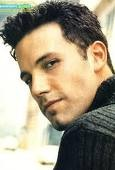
#> input picture Resources/Faces/train/Ben Afflek/1.jpg, 115 x 170 px, given in place of lena.png, which was not available
$ python chapter_2.py
#> lines starting #> are read from the running program, lines starting #| are printed output that depends on the picture; after the words box and inside, x2 and y2 are one past the last pixel; in counts of white or black regions, pixels touching at a corner belong together; pictures that were not available may be replaced by others from this repository, and a replacement may not be noted
from utils import *

path = lenaImg

img = cv.imread(path)
#> img is the input picture: shape (170, 115, 3); mean B, G, R 130.9, 151.7, 161.1

imgGray = cv.cvtColor(img, cv.COLOR_BGR2GRAY)
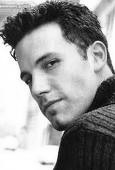
#> imgGray: shape (170, 115); min 0, max 255, mean 152.2

# (7,7) is kernel how many blur do you want
# kernel is a odd number
kernel_size = (7,7)
imgBlur_1 = cv.GaussianBlur(img, kernel_size, 0)

kernel_size = (3,3)
imgBlur_2 = cv.GaussianBlur(img, kernel_size, 0)
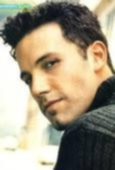
#> imgBlur_2: shape (170, 115, 3); mean B, G, R 130.9, 151.7, 161.1

imgCanny_1 = cv.Canny(img, 100, 100)
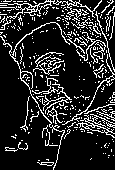
#> imgCanny_1: shape (170, 115); 16.4% white in thin lines or dots
imgCanny_2 = cv.Canny(img, 150, 200)
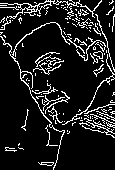
#> imgCanny_2: shape (170, 115); 12% white in thin lines or dots

kernel = np.ones((5,5), dtype=np.uint8)
imgDialation_1 = cv.dilate(imgCanny_1, kernel, iterations=1)
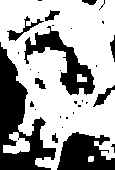
#> imgDialation_1: shape (170, 115); 64.8% white; 31 black regions (21 under 20 px), largest, box (x1, y1, x2, y2) and area: (0, 42, 56, 170) 3064, (24, 26, 95, 95) 1530, (57, 132, 115, 170) 1527
imgDialation_2 = cv.dilate(imgCanny_1, kernel, iterations=5)
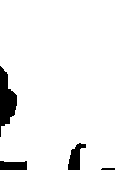
#> imgDialation_2: shape (170, 115); 93.9% white; 4 black regions, box (x1, y1, x2, y2) and area: (0, 66, 17, 137) 676, (68, 143, 86, 170) 268, (0, 161, 27, 170) 222, (101, 168, 115, 170) 27

imgEroded = cv.erode(imgDialation_1, kernel, iterations=1)
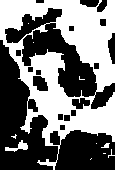
#> imgEroded: shape (170, 115); 46% white; 11 white regions (8 under 20 px), largest, box (x1, y1, x2, y2) and area: (0, 0, 115, 170) 8815, (5, 140, 28, 152) 112, (101, 143, 110, 148) 26

# [8 lines of commented-out code are left out]
cv.imshow('Erode Image', imgEroded)

cv.waitKey(0)

$ run again, on Resources/Faces/train/Ben Afflek/10.jpg
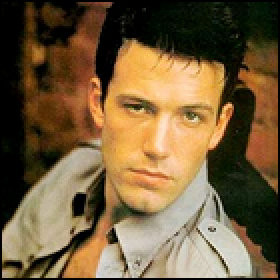
#> input picture Resources/Faces/train/Ben Afflek/10.jpg, 140 x 140 px, given in place of lena.png, which was not available (shown 2 times larger)
#> img is the input picture: shape (140, 140, 3); mean B, G, R 60.5, 93.3, 116
#> `imgCanny_1 = cv.Canny(img, 100, 100)`:
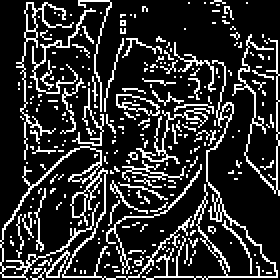
#> imgCanny_1: shape (140, 140) (shown 2 times larger); 18.4% white in thin lines or dots
#> imgCanny_2: shape (140, 140); 13.9% white in thin lines or dots
#> imgDialation_1: shape (140, 140); 76.5% white; 63 black regions (42 under 20 px), largest, box (x1, y1, x2, y2) and area: (0, 0, 11, 110) 963, (58, 0, 120, 33) 892, (106, 68, 140, 129) 811
#> imgDialation_2: shape (140, 140); 99.4% white; 4 black regions (1 under 20 px), largest, box (x1, y1, x2, y2) and area: (134, 0, 140, 7) 42, (0, 0, 2, 21) 39, (0, 69, 2, 90) 29
#> `imgEroded = cv.erode(imgDialation_1, kernel, iterations=1)`:
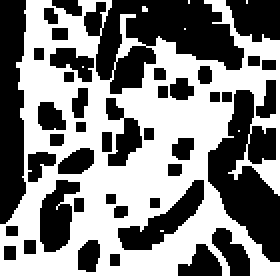
#> imgEroded: shape (140, 140) (shown 2 times larger); 52.2% white; 43 black regions, largest, box (x1, y1, x2, y2) and area: (42, 0, 122, 47) 2079, (104, 45, 140, 131) 1653, (0, 0, 13, 112) 1249
